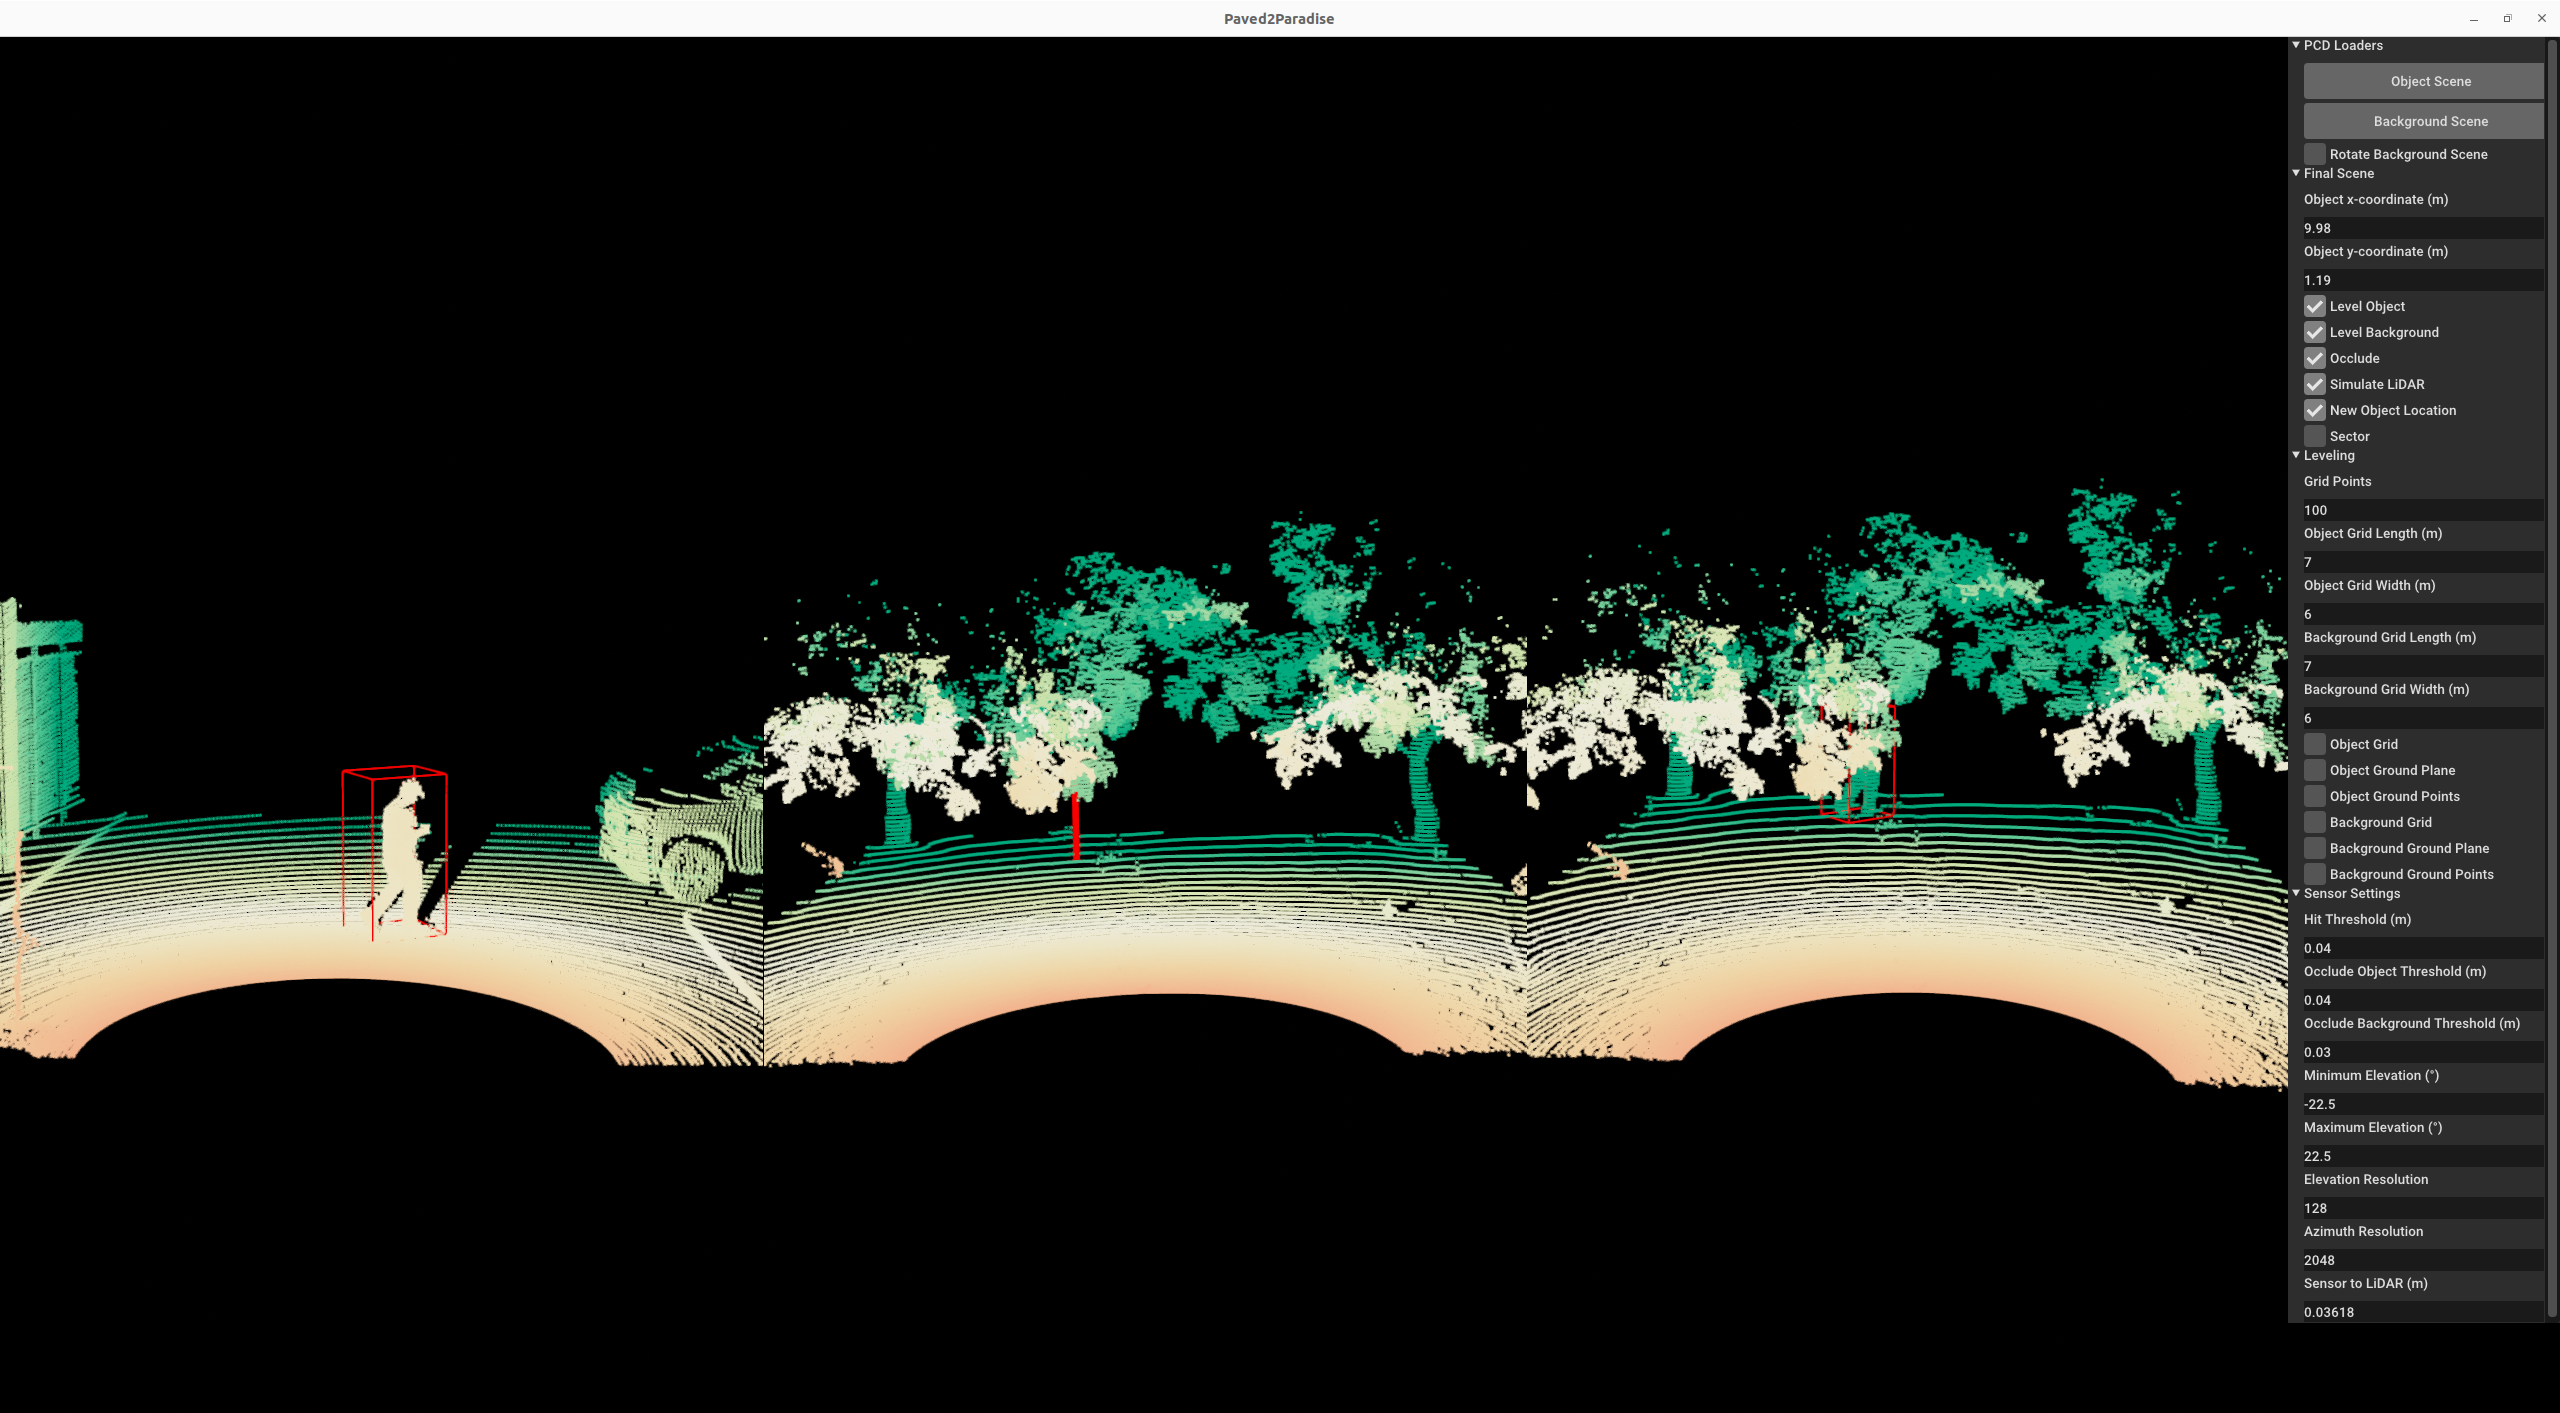

The script that drew this image:
import json
import matplotlib as mpl
import matplotlib.pyplot as plt
import numpy as np
import open3d as o3d
import os

from open3d.visualization import gui, rendering
from scipy.spatial.transform import Rotation
from sklearn.neighbors import NearestNeighbors

# Visualization stuff.
VMIN = 0
VMAX = 10
CMAP_NORM = mpl.colors.Normalize(vmin=VMIN, vmax=VMAX)
COLORMAP = "RdYlGn"
CMAP = plt.get_cmap(COLORMAP)
BBOX_COLOR = [1, 0, 0]
GRID_COLOR = [0.5, 0.5, 0.5]
CYL_RADIUS = 0.05

# The maximum number of close object points to a ray that are used to estimate the
# surface point of an object.
NEIGHBORS = 2

# The forward vector of the Ouster sensor.
FWD = np.array([1, 0, 0])


def color_by_dist(pcd):
    pcd_points = np.array(pcd.points)
    col_vals = np.linalg.norm(pcd_points, axis=1)
    point_colors = CMAP(CMAP_NORM(col_vals))[:, :3]
    pcd.colors = o3d.utility.Vector3dVector(point_colors)


class Paved2Paradise:
    def __init__(self):
        self.w = None
        self.theme = None
        self.mat = rendering.MaterialRecord()
        self.mat.shader = "defaultUnlit"
        # See: https://github.com/isl-org/Open3D/issues/4921#issuecomment-1096845864.
        self.bbox_mat = rendering.MaterialRecord()
        self.bbox_mat.shader = "unlitLine"
        self.bbox_mat.line_width = 2
        self.obj_window = None
        self.bg_window = None
        self.scene_R = np.eye(2)
        self.pcds = {}
        self.grid_pcds = {}
        self.ground_planes = {}
        self.ground_pcds = {}
        self.level_pcds = {}
        self.show_grid_pcds = {"obj": False, "bg": False}
        self.show_ground_planes = {"obj": False, "bg": False}
        self.show_level_pcds = {"obj": True, "bg": True}
        self.obj_bbox = None
        self._settings_panel = None
        self.grid_points = 100
        self.new_obj_xy = np.array([9.98, 1.19])
        self.in_obj_xy = np.array([9.98, 1.19])
        self.grids_info = {
            "obj": {"length": 7, "width": 6},
            "bg": {"length": 7, "width": 6},
        }
        self.show_new_obj_loc = True
        self.occlude = True
        self.sim_lidar = True
        self.show_sector = False
        self.rot_bg_scene = False
        self.hit_thresh = 0.04
        self.occlude_obj_thresh = 0.04
        self.occlude_bg_thresh = 0.03
        self.min_elev = -22.5
        self.max_elev = 22.5
        self.elev_res = 128
        self.azim_res = 2048
        self.sensor2lidar = 0.03618
        self.new_scene = True

    def run(self):
        app = gui.Application.instance
        app.initialize()

        self.w = w = app.create_window("Paved2Paradise", 1024, 768)
        self.theme = w.theme

        self.obj_window = gui.SceneWidget()
        self.obj_window.scene = rendering.Open3DScene(w.renderer)
        self.obj_window.scene.set_background(np.zeros(4))
        self.obj_window.scene.set_lighting(
            rendering.Open3DScene.LightingProfile.NO_SHADOWS, (0, 0, 1)
        )
        w.add_child(self.obj_window)

        self.bg_window = gui.SceneWidget()
        self.bg_window.scene = rendering.Open3DScene(w.renderer)
        self.bg_window.scene.set_background(np.zeros(4))
        self.bg_window.scene.set_lighting(
            rendering.Open3DScene.LightingProfile.NO_SHADOWS, (0, 0, 1)
        )
        w.add_child(self.bg_window)

        self.comb_window = gui.SceneWidget()
        self.comb_window.scene = rendering.Open3DScene(w.renderer)
        self.comb_window.scene.set_background(np.zeros(4))
        self.comb_window.scene.set_lighting(
            rendering.Open3DScene.LightingProfile.NO_SHADOWS, (0, 0, 1)
        )
        w.add_child(self.comb_window)

        em = w.theme.font_size
        self._settings_panel = gui.ScrollableVert()

        pcd_loaders = gui.CollapsableVert(
            "PCD Loaders", 0.25 * em, gui.Margins(em, 0, 0, 0)
        )
        self._settings_panel.add_child(pcd_loaders)

        obj_scene_button = gui.Button("Object Scene")
        obj_scene_button.set_on_clicked(self._on_open_object_scene)

        bg_scene_button = gui.Button("Background Scene")
        bg_scene_button.set_on_clicked(self._on_open_background_scene)

        rot_bg_scene = gui.Checkbox("Rotate Background Scene")
        rot_bg_scene.set_on_checked(self._on_rot_bg_scene)

        v = gui.Vert(0.25 * em)
        v.add_child(obj_scene_button)
        v.add_child(bg_scene_button)
        v.add_child(rot_bg_scene)
        pcd_loaders.add_child(v)

        final_scene = gui.CollapsableVert(
            "Final Scene", 0.25 * em, gui.Margins(em, 0, 0, 0)
        )
        self._settings_panel.add_child(final_scene)

        obj_x_label = gui.Label("Object x-coordinate (m)")
        obj_x = gui.TextEdit()
        obj_x.set_on_value_changed(self._on_obj_x_changed)
        obj_x.text_value = str(self.in_obj_xy[0])

        obj_y_label = gui.Label("Object y-coordinate (m)")
        obj_y = gui.TextEdit()
        obj_y.set_on_value_changed(self._on_obj_y_changed)
        obj_y.text_value = str(self.in_obj_xy[1])

        level_obj = gui.Checkbox("Level Object")
        level_obj.set_on_checked(self._on_level_object)
        level_obj.checked = True

        level_bg = gui.Checkbox("Level Background")
        level_bg.set_on_checked(self._on_level_background)
        level_bg.checked = True

        occlude = gui.Checkbox("Occlude")
        occlude.checked = True
        occlude.set_on_checked(self._on_occlude)

        sim_lidar = gui.Checkbox("Simulate LiDAR")
        sim_lidar.checked = True
        sim_lidar.set_on_checked(self._on_sim_lidar)

        show_new_obj_loc = gui.Checkbox("New Object Location")
        show_new_obj_loc.checked = True
        show_new_obj_loc.set_on_checked(self._on_show_new_obj_loc)

        show_sector = gui.Checkbox("Sector")
        show_sector.set_on_checked(self._on_show_sector)

        v = gui.Vert(0.25 * em)
        v.add_child(obj_x_label)
        v.add_child(obj_x)
        v.add_child(obj_y_label)
        v.add_child(obj_y)
        v.add_child(level_obj)
        v.add_child(level_bg)
        v.add_child(occlude)
        v.add_child(sim_lidar)
        v.add_child(show_new_obj_loc)
        v.add_child(show_sector)
        final_scene.add_child(v)

        leveling = gui.CollapsableVert("Leveling", 0.25 * em, gui.Margins(em, 0, 0, 0))
        self._settings_panel.add_child(leveling)

        grid_points_label = gui.Label("Grid Points")
        grid_points = gui.TextEdit()
        grid_points.set_on_value_changed(self._on_grid_points_changed)
        grid_points.text_value = str(self.grid_points)

        obj_grid_length_label = gui.Label("Object Grid Length (m)")
        obj_grid_length = gui.TextEdit()
        obj_grid_length.set_on_value_changed(self._on_obj_grid_length_changed)
        obj_grid_length.text_value = str(self.grids_info["obj"]["length"])

        obj_grid_width_label = gui.Label("Object Grid Width (m)")
        obj_grid_width = gui.TextEdit()
        obj_grid_width.set_on_value_changed(self._on_obj_grid_width_changed)
        obj_grid_width.text_value = str(self.grids_info["obj"]["width"])

        bg_grid_length_label = gui.Label("Background Grid Length (m)")
        bg_grid_length = gui.TextEdit()
        bg_grid_length.set_on_value_changed(self._on_bg_grid_length_changed)
        bg_grid_length.text_value = str(self.grids_info["bg"]["length"])

        bg_grid_width_label = gui.Label("Background Grid Width (m)")
        bg_grid_width = gui.TextEdit()
        bg_grid_width.set_on_value_changed(self._on_bg_grid_width_changed)
        bg_grid_width.text_value = str(self.grids_info["bg"]["width"])

        obj_grid_points_check = gui.Checkbox("Object Grid")
        obj_grid_points_check.set_on_checked(self._on_show_obj_grid_points)

        bg_grid_points_check = gui.Checkbox("Background Grid")
        bg_grid_points_check.set_on_checked(self._on_show_bg_grid_points)

        obj_ground_plane_check = gui.Checkbox("Object Ground Plane")
        obj_ground_plane_check.set_on_checked(self._on_show_obj_ground_plane)

        bg_ground_plane_check = gui.Checkbox("Background Ground Plane")
        bg_ground_plane_check.set_on_checked(self._on_show_bg_ground_plane)

        obj_ground_points = gui.Checkbox("Object Ground Points")
        obj_ground_points.set_on_checked(self._on_show_obj_ground_points)

        bg_ground_points = gui.Checkbox("Background Ground Points")
        bg_ground_points.set_on_checked(self._on_show_bg_ground_points)

        v = gui.Vert(0.25 * em)
        v.add_child(grid_points_label)
        v.add_child(grid_points)
        v.add_child(obj_grid_length_label)
        v.add_child(obj_grid_length)
        v.add_child(obj_grid_width_label)
        v.add_child(obj_grid_width)
        v.add_child(bg_grid_length_label)
        v.add_child(bg_grid_length)
        v.add_child(bg_grid_width_label)
        v.add_child(bg_grid_width)
        v.add_child(obj_grid_points_check)
        v.add_child(obj_ground_plane_check)
        v.add_child(obj_ground_points)
        v.add_child(bg_grid_points_check)
        v.add_child(bg_ground_plane_check)
        v.add_child(bg_ground_points)
        leveling.add_child(v)

        sensor_settings = gui.CollapsableVert(
            "Sensor Settings", 0.25 * em, gui.Margins(em, 0, 0, 0)
        )
        self._settings_panel.add_child(sensor_settings)

        hit_label = gui.Label("Hit Threshold (m)")
        hit_thresh = gui.TextEdit()
        hit_thresh.set_on_value_changed(self._on_hit_thresh_changed)
        hit_thresh.text_value = str(self.hit_thresh)

        occlude_obj_label = gui.Label("Occlude Object Threshold (m)")
        occlude_obj_thresh = gui.TextEdit()
        occlude_obj_thresh.set_on_value_changed(self._on_occlude_obj_thresh_changed)
        occlude_obj_thresh.text_value = str(self.occlude_obj_thresh)

        occlude_bg_label = gui.Label("Occlude Background Threshold (m)")
        occlude_bg_thresh = gui.TextEdit()
        occlude_bg_thresh.set_on_value_changed(self._on_occlude_bg_thresh_changed)
        occlude_bg_thresh.text_value = str(self.occlude_bg_thresh)

        min_elev_label = gui.Label("Minimum Elevation (°)")
        min_elev = gui.TextEdit()
        min_elev.set_on_value_changed(self._on_min_elev_changed)
        min_elev.text_value = str(self.min_elev)

        max_elev_label = gui.Label("Maximum Elevation (°)")
        max_elev = gui.TextEdit()
        max_elev.set_on_value_changed(self._on_max_elev_changed)
        max_elev.text_value = str(self.max_elev)

        elev_res_label = gui.Label("Elevation Resolution")
        elev_res = gui.TextEdit()
        elev_res.set_on_value_changed(self._on_elev_res_changed)
        elev_res.text_value = str(self.elev_res)

        azim_res_label = gui.Label("Azimuth Resolution")
        azim_res = gui.TextEdit()
        azim_res.set_on_value_changed(self._on_azim_res_changed)
        azim_res.text_value = str(self.azim_res)

        sensor2lidar_label = gui.Label("Sensor to LiDAR (m)")
        sensor2lidar = gui.TextEdit()
        sensor2lidar.set_on_value_changed(self._on_sensor2lidar_changed)
        sensor2lidar.text_value = str(self.sensor2lidar)

        v = gui.Vert(0.25 * em)
        v.add_child(hit_label)
        v.add_child(hit_thresh)
        v.add_child(occlude_obj_label)
        v.add_child(occlude_obj_thresh)
        v.add_child(occlude_bg_label)
        v.add_child(occlude_bg_thresh)
        v.add_child(min_elev_label)
        v.add_child(min_elev)
        v.add_child(max_elev_label)
        v.add_child(max_elev)
        v.add_child(elev_res_label)
        v.add_child(elev_res)
        v.add_child(azim_res_label)
        v.add_child(azim_res)
        v.add_child(sensor2lidar_label)
        v.add_child(sensor2lidar)
        sensor_settings.add_child(v)

        w.add_child(self._settings_panel)
        w.set_on_layout(self._on_layout)

        self._on_load_object_dialog_done("./parking_lot.pcd")
        self._on_load_background_dialog_done("./orchard.pcd")
        self._on_show_new_obj_loc(self.show_new_obj_loc)

        app.run()

    def _on_layout(self, layout_context):
        r = self.w.content_rect
        settings_width = 17 * layout_context.theme.font_size
        display_width = r.width - settings_width
        self.obj_window.frame = gui.Rect(r.x, r.y, display_width / 3, r.height)
        self.bg_window.frame = gui.Rect(
            r.x + display_width / 3 + 1, r.y, display_width / 3, r.height
        )
        self.comb_window.frame = gui.Rect(
            r.x + 2 * (display_width / 3 + 1), r.y, display_width / 3, r.height
        )
        height = min(
            r.height,
            self._settings_panel.calc_preferred_size(
                layout_context, gui.Widget.Constraints()
            ).height,
        )
        self._settings_panel.frame = gui.Rect(
            r.get_right() - settings_width, r.y, settings_width, height
        )

    def _on_open_object_scene(self):
        dlg = gui.FileDialog(gui.FileDialog.OPEN, "Choose object scene.", self.theme)
        dlg.set_on_cancel(self._on_file_dialog_cancel)
        dlg.set_on_done(self._on_load_object_dialog_done)
        self.w.show_dialog(dlg)

    def _on_open_background_scene(self):
        dlg = gui.FileDialog(
            gui.FileDialog.OPEN, "Choose background scene.", self.theme
        )
        dlg.set_on_cancel(self._on_file_dialog_cancel)
        dlg.set_on_done(self._on_load_background_dialog_done)
        self.w.show_dialog(dlg)

    def _on_file_dialog_cancel(self):
        self.w.close_dialog()

    def _on_load_object_dialog_done(self, pcd_f):
        self.obj_path = pcd_f
        self.w.close_dialog()
        self.obj_window.scene.clear_geometry()
        obj_pcd = o3d.io.read_point_cloud(pcd_f)
        self.pcds["obj"] = obj_pcd
        color_by_dist(obj_pcd)
        self.obj_window.scene.add_geometry("Points", obj_pcd, self.mat)
        bbox = self.obj_window.scene.bounding_box
        self.obj_window.setup_camera(60.0, bbox, bbox.get_center())

        path = os.path.dirname(pcd_f)
        name = os.path.basename(pcd_f).split(".pcd")[0]
        with open(f"{path}/{name}.json") as f:
            bbox = json.load(f)

        # Convert the Segmemts.ai annotation into an Open3D bounding box.
        center = []
        extent = []
        for xyz in ["x", "y", "z"]:
            center.append(bbox["position"][xyz])
            extent.append(bbox["dimensions"][xyz])

        center = np.array(center)
        extent = np.array(extent)
        bbox_R = Rotation.from_euler("Z", bbox["yaw"]).as_matrix()
        self.obj_bbox = o3d.geometry.OrientedBoundingBox(center, bbox_R, extent)
        self.obj_bbox.color = BBOX_COLOR
        self.obj_window.scene.add_geometry("Bounding Box", self.obj_bbox, self.bbox_mat)

        self.create_grid_points("obj")
        self.create_ground_plane("obj")
        self.level_scene("obj")

    def _on_load_background_dialog_done(self, pcd_f):
        self.bg_path = pcd_f
        self.w.close_dialog()
        self.bg_window.scene.clear_geometry()
        bg_pcd = o3d.io.read_point_cloud(pcd_f)
        if self.rot_bg_scene:
            x = self.in_obj_xy[0]
            y = self.in_obj_xy[1]
            # Rotate the background scene so that the object will be placed in the middle.
            self.scene_R = Rotation.from_euler("z", -np.arctan2(y, x)).as_matrix()
            background_points = (self.scene_R @ np.array(bg_pcd.points).T).T
            bg_pcd = o3d.geometry.PointCloud(
                o3d.utility.Vector3dVector(background_points)
            )
            self.new_obj_xy = self.scene_R[:2, :2] @ np.array([x, y])

        self.pcds["bg"] = bg_pcd
        color_by_dist(bg_pcd)
        self.bg_window.scene.add_geometry("Points", bg_pcd, self.mat)
        bbox = self.bg_window.scene.bounding_box
        self.bg_window.setup_camera(60.0, bbox, bbox.get_center())
        self.create_grid_points("bg")
        self.create_ground_plane("bg")
        self.level_scene("bg")

    def _on_rot_bg_scene(self, rot_bg_scene):
        self.rot_bg_scene = rot_bg_scene

    def _on_show_new_obj_loc(self, show_new_obj_loc):
        self.show_new_obj_loc = show_new_obj_loc
        self.bg_window.scene.remove_geometry("New Object Location")
        if show_new_obj_loc:
            cyl = o3d.geometry.TriangleMesh.create_cylinder(CYL_RADIUS)
            if self.show_level_pcds["bg"]:
                z = self.level_obj_bbox.center[2]
            else:
                z = self.obj_bbox.center[2]

            center = np.array([self.new_obj_xy[0], self.new_obj_xy[1], z])
            cyl.translate(center, relative=False)
            cyl.paint_uniform_color(BBOX_COLOR)
            self.bg_window.scene.add_geometry("New Object Location", cyl, self.mat)

        self.simulate_scene()

    def create_grid_points(self, which):
        points = np.array(self.pcds[which].points)
        if which == "obj":
            x = self.obj_bbox.center[0]
            y = self.obj_bbox.center[1]
        else:
            x = self.new_obj_xy[0]
            y = self.new_obj_xy[1]

        x_start = x - self.grids_info[which]["length"] / 2
        x_end = x_start + self.grids_info[which]["length"]
        in_x = (x_start < points[:, 0]) & (points[:, 0] < x_end)
        y_start = y - self.grids_info[which]["width"] / 2
        y_end = y_start + self.grids_info[which]["width"]
        in_y = (y_start < points[:, 1]) & (points[:, 1] < y_end)
        region_points = points[in_x & in_y]

        # Create a grid of points.
        xs = np.linspace(x_start, x_end, self.grid_points)
        ys = np.linspace(y_start, y_end, self.grid_points)
        grid = np.stack(np.meshgrid(xs, ys)).transpose(1, 2, 0)
        grid_points = grid.reshape(-1, 2)
        grid_points = np.hstack([grid_points, np.zeros(len(grid_points))[:, None]])
        grid_points += np.array([0, 0, region_points[:, 2].min()])
        grid_pcd = o3d.geometry.PointCloud(o3d.utility.Vector3dVector(grid_points))
        grid_pcd.paint_uniform_color(GRID_COLOR)

        self.grid_pcds[which] = grid_pcd
        self.show_grid_points(which)

    def create_ground_plane(self, which):
        grid_width = self.grids_info[which]["width"]
        grid_length = self.grids_info[which]["length"]
        ground_plane = o3d.geometry.TriangleMesh.create_box(
            width=grid_length, height=grid_width, depth=0.01
        )
        if which == "obj":
            grid_x = self.obj_bbox.center[0]
            grid_y = self.obj_bbox.center[1]
        else:
            grid_x = self.new_obj_xy[0]
            grid_y = self.new_obj_xy[1]

        center = np.array([grid_x, grid_y, 0])
        ground_plane.translate(center, relative=False)

        self.ground_planes[which] = ground_plane
        self.show_ground_plane(which)

    def _on_grid_points_changed(self, grid_points):
        self.grid_points = int(grid_points)
        for which in ["obj", "bg"]:
            self.create_grid_points(which)
            self.level_scene(which)

    def _on_obj_grid_length_changed(self, grid_length):
        self.grids_info["obj"]["length"] = float(grid_length)
        self.create_grid_points("obj")
        self.create_ground_plane("obj")
        self.level_scene("obj")

    def _on_obj_grid_width_changed(self, grid_width):
        self.grids_info["obj"]["width"] = float(grid_width)
        self.create_grid_points("obj")
        self.create_ground_plane("obj")
        self.level_scene("obj")

    def _on_bg_grid_length_changed(self, grid_length):
        self.grids_info["bg"]["length"] = float(grid_length)
        self.create_grid_points("bg")
        self.create_ground_plane("bg")
        self.level_scene("bg")

    def _on_bg_grid_width_changed(self, grid_length):
        self.grids_info["bg"]["width"] = float(grid_length)
        self.create_grid_points("bg")
        self.create_ground_plane("bg")
        self.level_scene("bg")

    def _on_show_obj_ground_plane(self, show_obj_ground_plane):
        self.show_ground_planes["obj"] = show_obj_ground_plane
        self.obj_window.scene.remove_geometry("Ground Plane")
        if show_obj_ground_plane:
            self.obj_window.scene.add_geometry(
                "Ground Plane", self.ground_planes["obj"], self.mat
            )

    def _on_show_bg_ground_plane(self, show_bg_ground_plane):
        self.show_ground_planes["bg"] = show_bg_ground_plane
        self.bg_window.scene.remove_geometry("Ground Plane")
        if show_bg_ground_plane:
            self.bg_window.scene.add_geometry(
                "Ground Plane", self.ground_planes["bg"], self.mat
            )

    def show_ground_plane(self, which):
        if which == "obj":
            self._on_show_obj_ground_plane(self.show_ground_planes["obj"])
        else:
            self._on_show_bg_ground_plane(self.show_ground_planes["bg"])

    def _on_show_obj_grid_points(self, show_obj_ground_points):
        self.show_grid_pcds["obj"] = show_obj_ground_points
        self.obj_window.scene.remove_geometry("Grid Points")
        if show_obj_ground_points:
            self.obj_window.scene.add_geometry(
                "Grid Points", self.grid_pcds["obj"], self.mat
            )

    def _on_show_bg_grid_points(self, show_bg_ground_points):
        self.show_grid_pcds["bg"] = show_bg_ground_points
        self.bg_window.scene.remove_geometry("Grid Points")
        if show_bg_ground_points:
            self.bg_window.scene.add_geometry(
                "Grid Points", self.grid_pcds["bg"], self.mat
            )

    def show_grid_points(self, which):
        if which == "obj":
            self._on_show_obj_grid_points(self.show_grid_pcds["obj"])
        else:
            self._on_show_bg_grid_points(self.show_grid_pcds["bg"])

    def _on_show_obj_ground_points(self, show_obj_ground_points):
        self.obj_window.scene.remove_geometry("Points")
        self.obj_window.scene.remove_geometry("Bounding Box")
        if show_obj_ground_points:
            self.obj_window.scene.add_geometry(
                "Points", self.ground_pcds["obj"], self.mat
            )
        else:
            if self.show_level_pcds["bg"]:
                self.obj_window.scene.add_geometry(
                    "Points", self.level_pcds["obj"], self.mat
                )
                self.obj_window.scene.add_geometry(
                    "Bounding Box", self.level_obj_bbox, self.bbox_mat
                )
            else:
                self.obj_window.scene.add_geometry("Points", self.pcds["obj"], self.mat)
                self.obj_window.scene.add_geometry(
                    "Bounding Box", self.obj_bbox, self.bbox_mat
                )

    def _on_show_bg_ground_points(self, show_bg_ground_points):
        self.bg_window.scene.remove_geometry("Points")
        if show_bg_ground_points:
            self.bg_window.scene.add_geometry(
                "Points", self.ground_pcds["bg"], self.mat
            )
        else:
            if self.show_level_pcds["bg"]:
                self.bg_window.scene.add_geometry(
                    "Points", self.level_pcds["bg"], self.mat
                )
            else:
                self.bg_window.scene.add_geometry("Points", self.pcds["bg"], self.mat)

    def _on_hit_thresh_changed(self, hit_thresh):
        self.hit_thresh = float(hit_thresh)
        self.simulate_scene()

    def _on_occlude_obj_thresh_changed(self, occlude_obj_thresh):
        self.occlude_obj_thresh = float(occlude_obj_thresh)
        self.simulate_scene()

    def _on_occlude_bg_thresh_changed(self, occlude_bg_thresh):
        self.occlude_bg_thresh = float(occlude_bg_thresh)
        self.simulate_scene()

    def _on_min_elev_changed(self, min_elev):
        self.min_elev = float(min_elev)
        self.simulate_scene()

    def _on_max_elev_changed(self, max_elev):
        self.max_elev = float(max_elev)
        self.simulate_scene()

    def _on_elev_res_changed(self, elev_res):
        self.elev_res = int(elev_res)
        self.simulate_scene()

    def _on_azim_res_changed(self, azim_res):
        self.azim_res = int(azim_res)
        self.simulate_scene()

    def _on_sensor2lidar_changed(self, sensor2lidar):
        self.sensor2lidar = float(sensor2lidar)
        self.simulate_scene()

    def level_scene(self, which):
        points = np.array(self.pcds[which].points)
        if which == "obj":
            grid_x = self.obj_bbox.center[0]
            grid_y = self.obj_bbox.center[1]
        else:
            grid_x = self.new_obj_xy[0]
            grid_y = self.new_obj_xy[1]

        x_start = grid_x - self.grids_info[which]["length"] / 2
        x_end = x_start + self.grids_info[which]["length"]
        y_start = grid_y - self.grids_info[which]["width"] / 2
        y_end = y_start + self.grids_info[which]["width"]
        in_x = (x_start < points[:, 0]) & (points[:, 0] < x_end)
        in_y = (y_start < points[:, 1]) & (points[:, 1] < y_end)
        region_points = points[in_x & in_y]

        # For each grid point, find nearest neighbor in scene point cloud. These are our
        # "ground" points.
        nbrs = NearestNeighbors(n_neighbors=1).fit(region_points)
        (_, pcd_idxs) = nbrs.kneighbors(np.array(self.grid_pcds[which].points))
        pcd_idxs = np.unique(pcd_idxs)
        ground_points = region_points[pcd_idxs]
        ground_pcd = o3d.geometry.PointCloud(o3d.utility.Vector3dVector(ground_points))
        self.ground_pcds[which] = ground_pcd
        color_by_dist(ground_pcd)

        # Estimate the plane for the ground points.
        X = np.hstack([ground_points[:, :2], np.ones(len(ground_points))[:, None]])
        y = ground_points[:, 2]
        coefs = np.linalg.lstsq(X, y, rcond=None)[0]

        # Calculate the coordinate rotation matrix for the ground plane.
        # See: https://math.stackexchange.com/a/476311/614328.
        z_axis = -np.array([coefs[0], coefs[1], -1])
        a = z_axis / np.linalg.norm(z_axis)
        b = np.array([0, 0, 1])
        v = np.cross(a, b)
        skew = np.array([[0, -v[2], v[1]], [v[2], 0, -v[0]], [-v[1], v[0], 0]])
        R = np.eye(3) + skew + skew @ skew * 1 / (1 + a[2])

        # Transform the scene.
        t = np.array([0, 0, -coefs[2]])
        level_points = (R @ points.T).T + t
        level_pcd = o3d.geometry.PointCloud(o3d.utility.Vector3dVector(level_points))
        level_pcd.colors = self.pcds[which].colors
        self.level_pcds[which] = level_pcd

        if which == "obj":
            center = R @ self.obj_bbox.center + t
            bbox_R = R @ self.obj_bbox.R
            self.level_obj_bbox = o3d.geometry.OrientedBoundingBox(
                center, bbox_R, self.obj_bbox.extent
            )
            self.level_obj_bbox.color = BBOX_COLOR

        else:
            self.bg_t = -t
            self.bg_R = R

        self.show_level_scene(which)

    def _on_level_object(self, level_obj):
        self.show_level_pcds["obj"] = level_obj
        self.obj_window.scene.remove_geometry("Points")
        self.obj_window.scene.remove_geometry("Bounding Box")
        if level_obj:
            self.obj_window.scene.add_geometry(
                "Points", self.level_pcds["obj"], self.mat
            )
            self.obj_window.scene.add_geometry(
                "Bounding Box", self.level_obj_bbox, self.bbox_mat
            )
        else:
            self.obj_window.scene.add_geometry("Points", self.pcds["obj"], self.mat)
            self.obj_window.scene.add_geometry("Bounding Box", self.obj_bbox, self.bbox_mat)

        if "bg" in self.pcds:
            self.simulate_scene()

    def _on_level_background(self, level_bg):
        self.show_level_pcds["bg"] = level_bg
        self.bg_window.scene.remove_geometry("Points")
        if level_bg:
            self.bg_window.scene.add_geometry("Points", self.level_pcds["bg"], self.mat)
        else:
            self.bg_window.scene.add_geometry("Points", self.pcds["bg"], self.mat)

        self._on_show_new_obj_loc(self.show_new_obj_loc)
        self.simulate_scene()

    def show_level_scene(self, which):
        if which == "obj":
            self._on_level_object(self.show_level_pcds[which])
        else:
            self._on_level_background(self.show_level_pcds[which])

    def _on_obj_x_changed(self, obj_x):
        self.in_obj_xy[0] = float(obj_x)
        self.new_obj_xy = self.scene_R[:2, :2] @ self.in_obj_xy
        self._on_show_new_obj_loc(self.show_new_obj_loc)
        self.create_ground_plane("bg")
        self.create_grid_points("bg")
        self.simulate_scene()

    def _on_obj_y_changed(self, obj_y):
        self.in_obj_xy[1] = float(obj_y)
        self.new_obj_xy = self.scene_R[:2, :2] @ self.in_obj_xy
        self._on_show_new_obj_loc(self.show_new_obj_loc)
        self.create_ground_plane("bg")
        self.create_grid_points("bg")
        self.simulate_scene()

    def move_object_to_position(self, points, bbox, xy):
        object_angle = np.arctan2(bbox.center[1], bbox.center[0])
        new_angle = np.arctan2(xy[1], xy[0])
        rot_angle = new_angle - object_angle
        R = Rotation.from_euler("Z", rot_angle).as_matrix()

        xy_dist = np.linalg.norm(xy)
        bbox_dir = xy / xy_dist
        bbox_dir = np.array(list(bbox_dir) + [0])
        shift = xy_dist - np.linalg.norm(bbox.center[:2])
        new_points = (R @ points.T).T + shift * bbox_dir

        new_center = np.array(list(xy) + [bbox.center[2]])
        new_R = R @ bbox.R
        bbox = o3d.geometry.OrientedBoundingBox(new_center, new_R, bbox.extent)
        bbox.color = BBOX_COLOR

        return (new_points, bbox)

    def _on_occlude(self, occlude):
        self.occlude = occlude
        self.simulate_scene()

    def _on_show_sector(self, show_sector):
        self.show_sector = show_sector
        self.simulate_scene()

    def _on_sim_lidar(self, sim_lidar):
        self.sim_lidar = sim_lidar
        self.simulate_scene()

    def block(self, blockee, blockee_norms, blocker, blocker_norms, occlude_thresh):
        # Occlude blockee points with blocker points. See:
        # https://math.stackexchange.com/a/2599689/614328.

        Ds = blockee / blockee_norms[:, None]
        t_Ps = Ds @ blocker.T
        ray_dists = (blocker_norms**2 - t_Ps**2) ** 0.5
        less_thresh = ray_dists < occlude_thresh
        # Points can only be occluded by points that are closer to the sensor.
        closer_point = blockee_norms[:, None] > blocker_norms
        drop_mask = (less_thresh & closer_point).any(1)

        return drop_mask

    def unocclude(self, new_points):
        point_angles = np.arctan2(new_points[:, 1], new_points[:, 0])
        azim_pm = 2 * np.pi / self.azim_res
        min_azim = point_angles.min() - azim_pm
        max_azim = point_angles.max() + azim_pm
        azims = np.linspace(-np.pi, np.pi, self.azim_res, False)
        azims = azims[(min_azim < azims) & (azims < max_azim)]
        (min_elev, max_elev) = (np.deg2rad(self.min_elev), np.deg2rad(self.max_elev))
        elevs = np.linspace(min_elev, max_elev, self.elev_res)
        elev_azims = (
            np.stack(np.meshgrid(-elevs, azims)).transpose(1, 2, 0).reshape(-1, 2)
        )
        Rs = Rotation.from_euler("yz", elev_azims).as_matrix()

        Ps = new_points
        Ds = Rs @ FWD
        t_Ps = Ds @ Ps.T
        ray_dists = (np.linalg.norm(Ps, axis=1) ** 2 - t_Ps**2) ** 0.5

        # Average closest points.
        closest_ray_dists = ray_dists.argsort(1)
        ray_dists[ray_dists >= self.hit_thresh] = np.inf
        final_points = np.zeros((len(t_Ps), NEIGHBORS, 3))
        final_dists = np.full((len(t_Ps), NEIGHBORS), -1.0)
        total_points = np.zeros(len(t_Ps))
        idxs = np.arange(len(t_Ps))
        for neighbor in range(NEIGHBORS):
            min_Ps = closest_ray_dists[:, neighbor]
            dists = ray_dists[idxs, min_Ps]
            keep = dists < self.hit_thresh
            total_points[keep] += 1
            final_points[:, neighbor] = t_Ps[idxs, min_Ps][:, None] * Ds
            final_dists[:, neighbor] = dists

        keep = total_points > 0
        final_points = final_points[keep]
        final_dists = final_dists[keep]
        weights = np.zeros_like(final_dists)
        two_neighbors = (final_dists > 0).all(1)
        weights[two_neighbors] = 0.5
        weights[~two_neighbors, 0] = 1
        final_points = np.einsum("dnc,dn->dc", final_points, weights)
        very_close = (final_dists < self.hit_thresh / 2).any(1)
        final_points = final_points[very_close | two_neighbors]
        final_points = final_points[~(final_points == 0).all(1)]

        return final_points

    def simulate_scene(self):
        if self.show_level_pcds["obj"]:
            object_pcd = self.level_pcds["obj"]
            bbox = self.level_obj_bbox
        else:
            object_pcd = self.pcds["obj"]
            bbox = self.obj_bbox

        if self.show_level_pcds["bg"]:
            bg_t = self.bg_t
            bg_R = self.bg_R
        else:
            bg_t = 0
            bg_R = np.eye(3)

        object_pcd = object_pcd.crop(bbox)
        object_points = np.array(object_pcd.points)
        if self.show_level_pcds["obj"]:
            # Only keep points above the ground.
            object_points = object_points[object_points[:, 2] > 0]

        if self.show_new_obj_loc:
            (background_object_points, bbox) = self.move_object_to_position(
                object_points, bbox, self.new_obj_xy
            )
        else:
            background_object_points = object_points

        background_object_points += bg_t
        background_object_points = (bg_R.T @ background_object_points.T).T
        center = bg_R.T @ (bbox.center + bg_t)
        bbox_R = bg_R.T @ bbox.R
        bbox = o3d.geometry.OrientedBoundingBox(center, bbox_R, bbox.extent)
        bbox.color = BBOX_COLOR

        # The points from the Ouster are in the "Sensor Coordinate Frame" by default, so
        # we have to shift the z coordinates.
        # See: https://static.ouster.dev/sdk-docs/python/api/client.html?highlight=xyzlut#ouster.client.XYZLut
        # and: https://static.ouster.dev/sensor-docs/image_route1/image_route2/sensor_data/sensor-data.html#sensor-coordinate-frame.
        background_object_points = background_object_points + self.sensor2lidar
        background_points = np.array(self.pcds["bg"].points) + self.sensor2lidar

        if self.sim_lidar:
            # Get simulated point cloud based on position relative to sensor.
            unoccluded_points = self.unocclude(background_object_points)

        else:
            unoccluded_points = background_object_points

        # Only consider background points that are in the same cylindrical slice as the
        # object (+/- a few degrees).
        object_angles = np.arctan2(
            background_object_points[:, 1], background_object_points[:, 0]
        )
        (min_angle, max_angle) = (object_angles.min(), object_angles.max())
        if self.occlude:
            azim_pm = 2 * np.pi / self.azim_res
            min_angle -= azim_pm
            max_angle += azim_pm
            background_angles = np.arctan2(
                background_points[:, 1], background_points[:, 0]
            )
            in_cyl = (min_angle < background_angles) & (background_angles < max_angle)
            in_cyl_background_points = background_points[in_cyl]

            hum_norms = np.linalg.norm(background_object_points, axis=1)
            in_cyl_norms = np.linalg.norm(in_cyl_background_points, axis=1)

            # Occlude background points with object points.
            further = in_cyl_norms >= hum_norms.min()
            further_background_points = in_cyl_background_points[further]
            further_norms = in_cyl_norms[further]
            drop_mask = self.block(
                further_background_points,
                further_norms,
                background_object_points,
                hum_norms,
                self.occlude_bg_thresh,
            )
            occluded_background_idxs = np.arange(len(background_points))[in_cyl][
                further
            ][drop_mask]
            keep_mask = np.ones(len(background_points), dtype="bool")
            keep_mask[occluded_background_idxs] = False
            occluded_background_points = background_points[keep_mask]

            # Occlude object points with background points.
            unoccluded_norms = np.linalg.norm(unoccluded_points, axis=1)
            closer = in_cyl_norms <= hum_norms.max()
            closer_background_points = in_cyl_background_points[closer]
            closer_norms = in_cyl_norms[closer]
            drop_mask = self.block(
                unoccluded_points,
                unoccluded_norms,
                closer_background_points,
                closer_norms,
                self.occlude_obj_thresh,
            )
            simulated_object_points = unoccluded_points[~drop_mask]

        else:
            occluded_background_points = background_points
            simulated_object_points = unoccluded_points

        occluded_background_points -= self.sensor2lidar
        simulated_object_points -= self.sensor2lidar

        simulated_object_pcd = o3d.geometry.PointCloud(
            o3d.utility.Vector3dVector(simulated_object_points)
        )
        color_by_dist(simulated_object_pcd)

        self.comb_window.scene.remove_geometry("Final Object")
        self.comb_window.scene.remove_geometry("Final Bounding Box")
        self.comb_window.scene.remove_geometry("Final Background")
        self.comb_window.scene.add_geometry(
            "Final Object", simulated_object_pcd, self.mat
        )
        self.comb_window.scene.add_geometry("Final Bounding Box", bbox, self.bbox_mat)
        if self.show_sector:
            background_angles = np.arctan2(
                occluded_background_points[:, 1], occluded_background_points[:, 0]
            )
            in_cyl = (min_angle < background_angles) & (background_angles < max_angle)
            in_cyl_occluded_background_points = occluded_background_points[in_cyl]
            in_cyl_occluded_background_pcd = o3d.geometry.PointCloud(
                o3d.utility.Vector3dVector(in_cyl_occluded_background_points)
            )
            color_by_dist(in_cyl_occluded_background_pcd)
            self.comb_window.scene.add_geometry(
                "Final Background", in_cyl_occluded_background_pcd, self.mat
            )

        else:
            occluded_background_pcd = o3d.geometry.PointCloud(
                o3d.utility.Vector3dVector(occluded_background_points)
            )
            color_by_dist(occluded_background_pcd)
            self.comb_window.scene.add_geometry(
                "Final Background", occluded_background_pcd, self.mat
            )

        if self.new_scene:
            self.new_scene = False
            bbox = self.comb_window.scene.bounding_box
            self.comb_window.setup_camera(60.0, bbox, bbox.get_center())


def main():
    Paved2Paradise().run()


if __name__ == "__main__":
    main()
